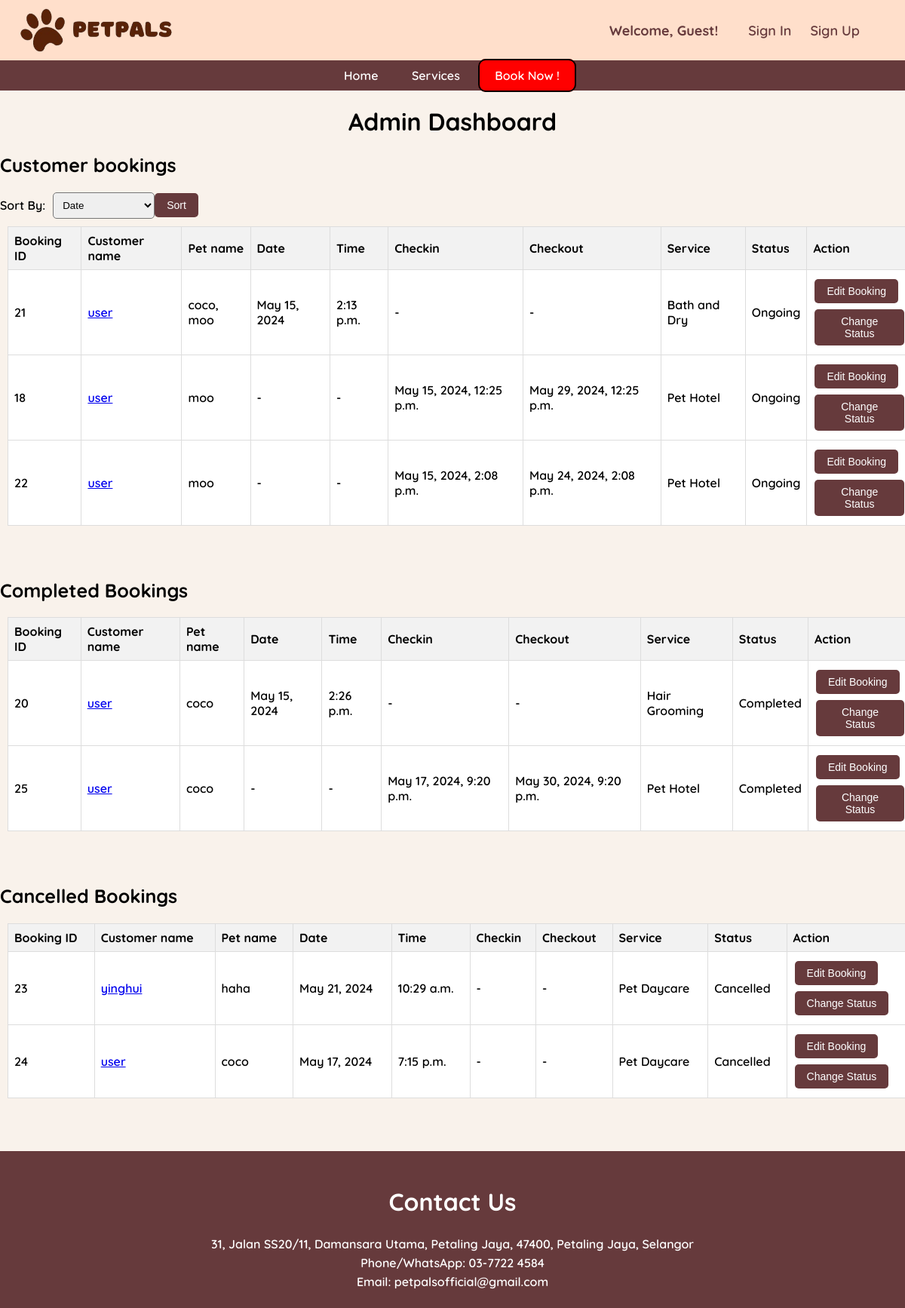
/admin_dashboard/, run on the app's committed database.
### main/models.py (models this page shows, shortened)
class Booking(models.Model):
    owner = models.ForeignKey(Owner, null=True, on_delete=models.CASCADE)
    pet = models.ManyToManyField(Pet)
    date = models.DateField(blank=True, null=True)
    time = models.TimeField(blank=True, null=True)
    SERVICE_CHOICES = [
        ('Hair Grooming', 'Hair Grooming'),
        ('Bath and Dry', 'Bath and Dry'),
        ('Pet Hotel', 'Pet Hotel'),
        ('Pet Daycare', 'Pet Daycare'),
    ]
    service = models.CharField(max_length=50, choices=SERVICE_CHOICES)
    STATUS_CHOICES = [
        ('Ongoing', 'Ongoing'),
        ('Completed', 'Completed'),
        ('Cancelled', 'Cancelled'),
    ]
    status = models.CharField(max_length=20, choices=STATUS_CHOICES, default='Ongoing')
    checkin = models.DateTimeField(null=True, blank=True)
    checkout = models.DateTimeField(null=True, blank=True)

class Owner(models.Model):
    user = models.OneToOneField(User, on_delete=models.CASCADE)
    phone_number = models.CharField(max_length=15, blank=True)
    email = models.EmailField(blank=True)

class Pet(models.Model):
    name = models.CharField(max_length=20)
    owner = models.ForeignKey(Owner, null=True, on_delete=models.CASCADE)
    age = models.PositiveBigIntegerField()
    species = models.CharField(max_length=50)
    breed = models.CharField(max_length=50)

### main/views.py (the view)
# urls.py: path('admin_dashboard/', views.AdminPage, name="admin_dashboard"),
def AdminPage(request):
    sort_by = request.GET.get('sort_by', 'date')
    if sort_by == 'date':
        ongoing_bookings = Booking.objects.filter(status='Ongoing').order_by('-date')
        completed_bookings = Booking.objects.filter(status='Completed').order_by('-date')
        cancelled_bookings = Booking.objects.filter(status='Cancelled').order_by('-date')
    elif sort_by == 'id':
        ongoing_bookings = Booking.objects.filter(status='Ongoing').order_by('id')
        completed_bookings = Booking.objects.filter(status='Completed').order_by('id')
        cancelled_bookings = Booking.objects.filter(status='Cancelled').order_by('id')
    elif sort_by == 'service':
        ongoing_bookings = Booking.objects.filter(status='Ongoing').order_by('service')
        completed_bookings = Booking.objects.filter(status='Completed').order_by('service')
        cancelled_bookings = Booking.objects.filter(status='Cancelled').order_by('service')
    owners = Owner.objects.all()
    context = {'ongoing_bookings': ongoing_bookings,
               'completed_bookings': completed_bookings,
               'cancelled_bookings': cancelled_bookings,
               'owners': owners,
              }
    return render(request, 'admin_dashboard.html', context)

### main/templates/admin_dashboard.html (shortened to what this page needs)
{% extends 'base.html' %}
{% block content %}
<!DOCTYPE html>
<html lang="en">
<head>
</head>
<body>
    <h1 class="dashb">Admin Dashboard</h1>
    <div style="margin-top: 20px; margin-bottom: 20px;">
    <h2 class="dash">Customer bookings</h2>
<form method="GET" action="" class="sorting-form">
    <label for="sort_by">Sort By:</label>
    <select name="sort_by" id="sort_by" class="sort-select">
        <option value="date">Date</option>
    </select>
    <button type="submit" class="sort-button">Sort</button>
</form>
<table>
    <thead>
        <tr>
            <th>Booking ID</th>
            <th>Customer name</th>
            <th>Pet name</th>
            <th>Date</th>
            <th>Time</th>
            <th>Checkin</th>
            <th>Checkout</th>
            <th>Service</th>
            <th>Status</th>
            <th>Action</th>
        </tr>
    </thead>
    <tbody>
        {% for booking in ongoing_bookings %}
        <tr>
            <td>{{ booking.id }}</td>
            <td><a href="{% url 'ownerpf' booking.id %}">{{ booking.owner.user.username }}</a></td>
            <td>
                {% for pet in booking.pet.all %}
                    {{ pet.name }}{% if not forloop.last %}, {% endif %}
                {% endfor %}
            </td>
            <td>{{ booking.date|default:"-" }}</td>
            <td>{{ booking.time|default:"-" }}</td>
            <td>{{ booking.checkin|default:"-" }}</td>
            <td>{{ booking.checkout|default:"-" }}</td>
            <td>{{ booking.service }}</td>
            <td>{{ booking.status }}</td>
            <td>
                <form method="post" action="{% url 'edit_booking' booking.id %}" style="display: inline;">
                    <button type="submit" class="button">Edit Booking</button>
                </form>
                <form method="get" action="{% url 'change_status' booking.id %}">
                    <button type="submit" class="button">Change Status</button>
                </form>
            </td>
        </tr>
        {% endfor %}
    </tbody>
</table>
</div>
<div style="margin-top: 70px; margin-bottom: 70px;">
<h2 class="dash">Completed Bookings</h2>
<table>
    <thead>
        <tr>
            <th>Booking ID</th>
            <th>Customer name</th>
            <th>Pet name</th>
            <th>Date</th>
            <th>Time</th>
            <th>Checkin</th>
            <th>Checkout</th>
            <th>Service</th>
            <th>Status</th>
            <th>Action</th>
        </tr>
    </thead>
    <tbody>
        {% for booking in completed_bookings %}
        <tr>
            <td>{{ booking.id }}</td>
            <td><a href="{% url 'ownerpf' booking.id %}">{{ booking.owner.user.username }}</a></td>
            <td>
                {% for pet in booking.pet.all %}
                    {{ pet.name }}{% if not forloop.last %}, {% endif %}
                {% endfor %}
            </td>
            <td>{{ booking.date|default:"-" }}</td>
            <td>{{ booking.time|default:"-" }}</td>
            <td>{{ booking.checkin|default:"-" }}</td>
            <td>{{ booking.checkout|default:"-" }}</td>
            <td>{{ booking.service }}</td>
            <td>{{ booking.status }}</td>
            <td>
                <form action="{% url 'edit_booking' booking.id %}" method="post" style="display: inline;">
                    <button type="submit" class="button">Edit Booking</button>
                </form>
                <form method="get" action="{% url 'change_status' booking.id %}">
                    <button type="submit" class="button">Change Status</button>
                </form>
            </td>
        </tr>
        {% endfor %}
    </tbody>
</table>
<div style="margin-top: 70px; margin-bottom: 70px;">
    <h2 class="dash">Cancelled Bookings</h2>
    <table>
    <thead>
        <tr>
            <th>Booking ID</th>
            <th>Customer name</th>
            <th>Pet name</th>
            <th>Date</th>
            <th>Time</th>
            <th>Checkin</th>
            <th>Checkout</th>
            <th>Service</th>
            <th>Status</th>
            <th>Action</th>
        </tr>
    </thead>
    <tbody>
        {% for booking in cancelled_bookings %}
        <tr>
            <td>{{ booking.id }}</td>
            <td><a href="{% url 'ownerpf' booking.id %}">{{ booking.owner.user.username }}</a></td>
            <td>
                {% for pet in booking.pet.all %}
                    {{ pet.name }}{% if not forloop.last %}, {% endif %}
                {% endfor %}
            </td>
            <td>{{ booking.date|default:"-" }}</td>
            <td>{{ booking.time|default:"-" }}</td>
            <td>{{ booking.checkin|default:"-" }}</td>
            <td>{{ booking.checkout|default:"-" }}</td>
            <td>{{ booking.service }}</td>
            <td>{{ booking.status }}</td>
            <td>
                <form action="{% url 'edit_booking' booking.id %}" method="post" style="display: inline;">
                    <button type="submit" class="button">Edit Booking</button>
                </form>
                <form method="get" action="{% url 'change_status' booking.id %}">
                    <button type="submit" class="button">Change Status</button>
                </form>
            </td>
        </tr>
        {% endfor %}
    </tbody>
</table>
</div>
</body>
</html>
{% endblock %}

### main/templates/base.html (style rules this page uses)
body { font-family: "Quicksand", sans-serif; font-optical-sizing: auto; font-weight: 600; font-style: normal; margin: 0; padding: 0; background-color: #F9F2EB; }
h2 { color: white; font-size: xx-large; }

### main/templates/admin_dashboard.html (style rules this page uses)
body { margin: 0; padding: 0; }
.sorting-form { display: flex; align-items: center; }
.sorting-form label { margin-right: 10px; }
.sort-select { padding: 8px; border-radius: 5px; }
.sort-button { background-color: rgb(102, 58, 60); border: none; color: white; padding: 8px 16px; text-align: center; text-decoration: none; display: inline-block; font-size: 14px; border-radius: 5px; cursor: pointer; }
table { margin: 10px; width: 100%; border-collapse: collapse; }
th, td { border: 1px solid #ddd; padding: 8px; text-align: left; background-color: white; }
th { background-color: #f2f2f2; }
.dash { color: black ; font-size: 25px; }
.dashb { text-align: center; }
.button { background-color: rgb(102, 58, 60); border: none; color: white; padding: 8px 16px; text-align: center; text-decoration: none; display: inline-block; font-size: 14px; margin: 4px 2px; cursor: pointer; border-radius: 5px; }

### data on the page
Booking: id "21", owner.user.username "user", date "May 15, 2024", time "2:13 p.m.", checkin "-", checkout "-", service "Bath and Dry", status "Ongoing"
Pet: name "coco"
Pet: name "moo"
Booking: id "18", owner.user.username "user", date "-", time "-", checkin "May 15, 2024, 12:25 p.m.", checkout "May 29, 2024, 12:25 p.m.", service "Pet Hotel", status "Ongoing"
Booking: id "22", owner.user.username "user", date "-", time "-", checkin "May 15, 2024, 2:08 p.m.", checkout "May 24, 2024, 2:08 p.m.", service "Pet Hotel", status "Ongoing"
Booking: id "20", owner.user.username "user", date "May 15, 2024", time "2:26 p.m.", checkin "-", checkout "-", service "Hair Grooming", status "Completed"
Booking: id "25", owner.user.username "user", date "-", time "-", checkin "May 17, 2024, 9:20 p.m.", checkout "May 30, 2024, 9:20 p.m.", service "Pet Hotel", status "Completed"
Booking: id "23", owner.user.username "yinghui", date "May 21, 2024", time "10:29 a.m.", checkin "-", checkout "-", service "Pet Daycare", status "Cancelled"
Pet: name "haha"
Booking: id "24", owner.user.username "user", date "May 17, 2024", time "7:15 p.m.", checkin "-", checkout "-", service "Pet Daycare", status "Cancelled"
